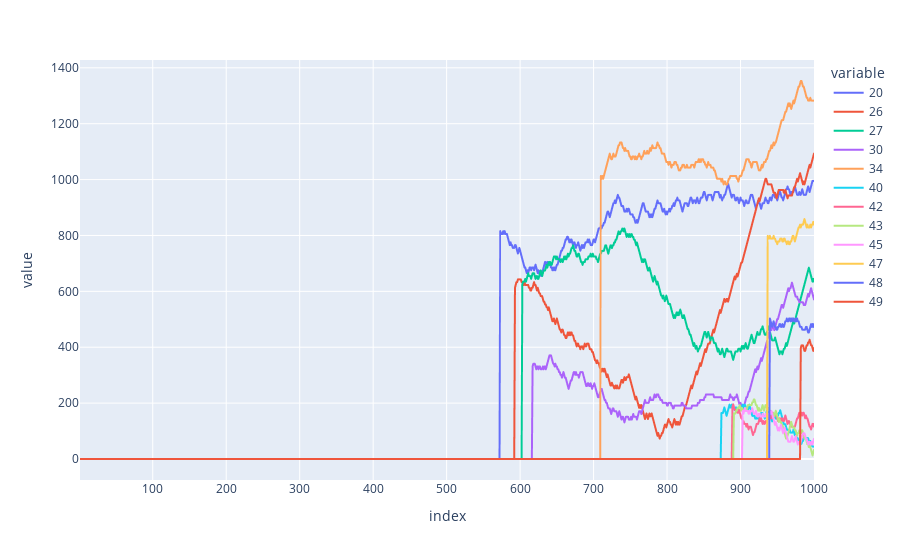

Notebook code for this chart:
### Code cell
#цены
result = pd.DataFrame(active_magazine)[1:]
fig = px.line(result)
fig.show()

### Figure 1 — Plotly figure (JSON) as saved in the notebook; plotly's stock layout.template omitted (floating-point values rounded to 4 significant figures; data arrays with more than 128 entries replaced by an {"elided": "..."} marker saying what was removed)
{"data": [{"hovertemplate": "variable=20<br>index=%{x}<br>value=%{y}<extra></extra>", "legendgroup": "20", "line": {"color": "#636efa", "dash": "solid"}, "marker": {"symbol": "circle"}, "mode": "lines", "name": "20", "showlegend": true, "type": "scattergl", "x": {"elided": "1000 int values"}, "xaxis": "x", "y": {"elided": "1000 float values"}, "yaxis": "y"}, {"hovertemplate": "variable=26<br>index=%{x}<br>value=%{y}<extra></extra>", "legendgroup": "26", "line": {"color": "#EF553B", "dash": "solid"}, "marker": {"symbol": "circle"}, "mode": "lines", "name": "26", "showlegend": true, "type": "scattergl", "x": {"elided": "1000 int values"}, "xaxis": "x", "y": {"elided": "1000 float values"}, "yaxis": "y"}, {"hovertemplate": "variable=27<br>index=%{x}<br>value=%{y}<extra></extra>", "legendgroup": "27", "line": {"color": "#00cc96", "dash": "solid"}, "marker": {"symbol": "circle"}, "mode": "lines", "name": "27", "showlegend": true, "type": "scattergl", "x": {"elided": "1000 int values"}, "xaxis": "x", "y": {"elided": "1000 float values"}, "yaxis": "y"}, {"hovertemplate": "variable=30<br>index=%{x}<br>value=%{y}<extra></extra>", "legendgroup": "30", "line": {"color": "#ab63fa", "dash": "solid"}, "marker": {"symbol": "circle"}, "mode": "lines", "name": "30", "showlegend": true, "type": "scattergl", "x": {"elided": "1000 int values"}, "xaxis": "x", "y": {"elided": "1000 float values"}, "yaxis": "y"}, {"hovertemplate": "variable=34<br>index=%{x}<br>value=%{y}<extra></extra>", "legendgroup": "34", "line": {"color": "#FFA15A", "dash": "solid"}, "marker": {"symbol": "circle"}, "mode": "lines", "name": "34", "showlegend": true, "type": "scattergl", "x": {"elided": "1000 int values"}, "xaxis": "x", "y": {"elided": "1000 float values"}, "yaxis": "y"}, {"hovertemplate": "variable=40<br>index=%{x}<br>value=%{y}<extra></extra>", "legendgroup": "40", "line": {"color": "#19d3f3", "dash": "solid"}, "marker": {"symbol": "circle"}, "mode": "lines", "name": "40", "showlegend": true, "type": "scattergl", "x": {"elided": "1000 int values"}, "xaxis": "x", "y": {"elided": "1000 float values"}, "yaxis": "y"}, {"hovertemplate": "variable=42<br>index=%{x}<br>value=%{y}<extra></extra>", "legendgroup": "42", "line": {"color": "#FF6692", "dash": "solid"}, "marker": {"symbol": "circle"}, "mode": "lines", "name": "42", "showlegend": true, "type": "scattergl", "x": {"elided": "1000 int values"}, "xaxis": "x", "y": {"elided": "1000 float values"}, "yaxis": "y"}, {"hovertemplate": "variable=43<br>index=%{x}<br>value=%{y}<extra></extra>", "legendgroup": "43", "line": {"color": "#B6E880", "dash": "solid"}, "marker": {"symbol": "circle"}, "mode": "lines", "name": "43", "showlegend": true, "type": "scattergl", "x": {"elided": "1000 int values"}, "xaxis": "x", "y": {"elided": "1000 float values"}, "yaxis": "y"}, {"hovertemplate": "variable=45<br>index=%{x}<br>value=%{y}<extra></extra>", "legendgroup": "45", "line": {"color": "#FF97FF", "dash": "solid"}, "marker": {"symbol": "circle"}, "mode": "lines", "name": "45", "showlegend": true, "type": "scattergl", "x": {"elided": "1000 int values"}, "xaxis": "x", "y": {"elided": "1000 float values"}, "yaxis": "y"}, {"hovertemplate": "variable=47<br>index=%{x}<br>value=%{y}<extra></extra>", "legendgroup": "47", "line": {"color": "#FECB52", "dash": "solid"}, "marker": {"symbol": "circle"}, "mode": "lines", "name": "47", "showlegend": true, "type": "scattergl", "x": {"elided": "1000 int values"}, "xaxis": "x", "y": {"elided": "1000 float values"}, "yaxis": "y"}, {"hovertemplate": "variable=48<br>index=%{x}<br>value=%{y}<extra></extra>", "legendgroup": "48", "line": {"color": "#636efa", "dash": "solid"}, "marker": {"symbol": "circle"}, "mode": "lines", "name": "48", "showlegend": true, "type": "scattergl", "x": {"elided": "1000 int values"}, "xaxis": "x", "y": {"elided": "1000 float values"}, "yaxis": "y"}, {"hovertemplate": "variable=49<br>index=%{x}<br>value=%{y}<extra></extra>", "legendgroup": "49", "line": {"color": "#EF553B", "dash": "solid"}, "marker": {"symbol": "circle"}, "mode": "lines", "name": "49", "showlegend": true, "type": "scattergl", "x": {"elided": "1000 int values"}, "xaxis": "x", "y": {"elided": "1000 float values"}, "yaxis": "y"}], "layout": {"legend": {"title": {"text": "variable"}, "tracegroupgap": 0}, "margin": {"t": 60}, "xaxis": {"anchor": "y", "domain": [0, 1], "title": {"text": "index"}}, "yaxis": {"anchor": "x", "domain": [0, 1], "title": {"text": "value"}}}}
